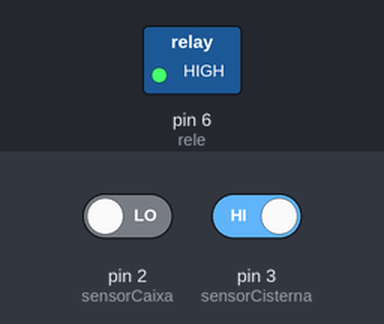
Recording of a sketch running on a simulated Arduino Uno, built with avr-gcc and run on an emulated ATmega328P. Shown: switched loads named in the sketch (green lamp = pin HIGH). The inputs (shaded band) are chosen by the test bench; at power-on: pin 2 (sensorCaixa) LOW, pin 3 (sensorCisterna) HIGH.

Above: at 2.8 s.
2.9 s: pin 2 (sensorCaixa) driven HIGH and pin 3 (sensorCisterna) driven LOW
At 3.9 s:
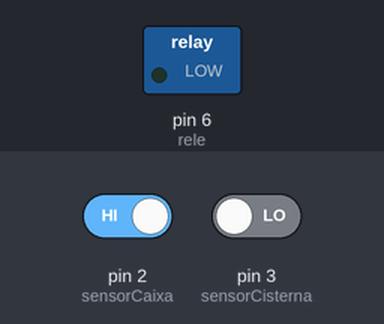
4.5 s: pin 2 (sensorCaixa) driven LOW
At 5.4 s:
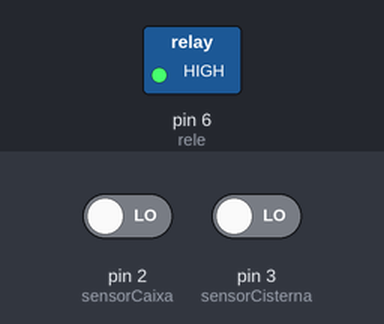
6.5 s: pin 2 (sensorCaixa) driven HIGH
At 8.2 s:
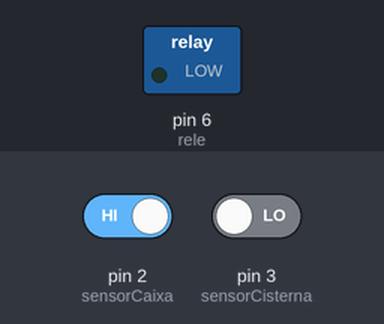
Timing chart, 0 to 9.7 s (numbered marks = the images above; inputs shaded):
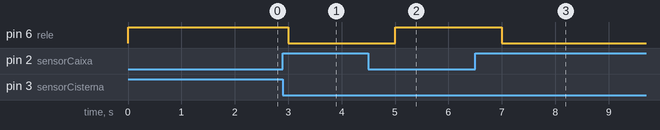

The sketch:

WW_Arduino.ino
```cpp
/*
 Name:		WW_Arduino.ino
 Created:	9/12/2017 8:11:08 PM
 Author:	Paulo Salvatore
*/

int sensorCisterna = 3;

int sensorCaixa = 2;

int rele = 6;

void setup()
{
	pinMode(sensorCisterna, INPUT);

	pinMode(sensorCaixa, INPUT);

	pinMode(rele, OUTPUT);

	Serial.begin(9600);
}

void LigarBomba()
{
	digitalWrite(rele, LOW);
}

void DesligarBomba()
{
	digitalWrite(rele, HIGH);
}

void loop()
{
	bool leituraCisterna = !digitalRead(sensorCisterna);

	bool leituraCaixa = digitalRead(sensorCaixa);

	if (leituraCaixa && leituraCisterna)
	{
		LigarBomba();
	}
	else
	{
		DesligarBomba();
	}

	delay(1000);
}
```

Measured:
- after the input at 2.9 s, pin 6 (rele): HIGH → LOW after 0.10 s
- after the input at 4.5 s, pin 6 (rele): LOW → HIGH after 0.50 s
- after the input at 6.5 s, pin 6 (rele): HIGH → LOW after 0.50 s
